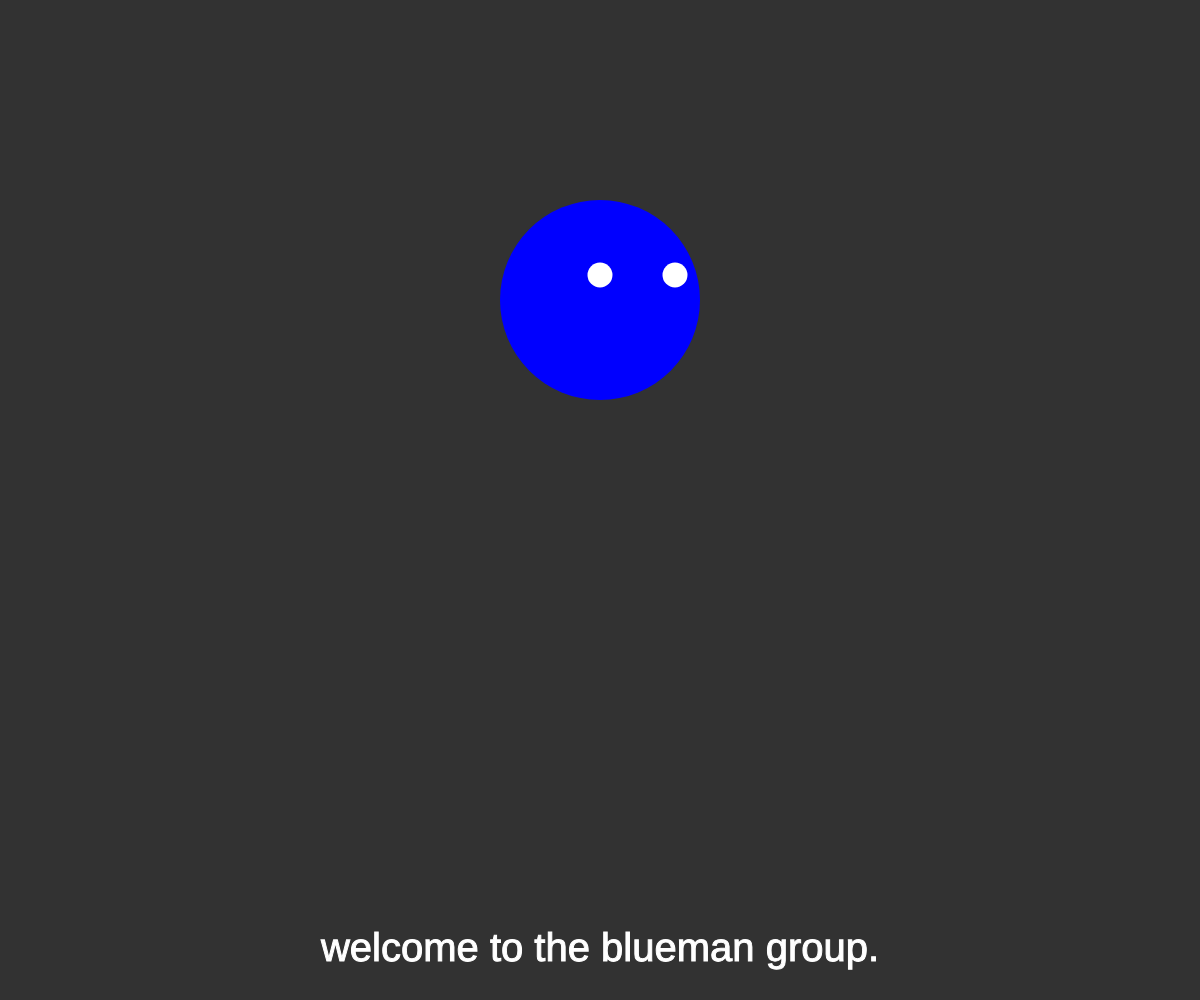
Frame 1 (no input)
Frame 60 (no input): identical to frame 1, image omitted
Frame 120 (the mouse pressed at the canvas centre since frame 60): identical to frame 1, image omitted

The p5.js sketch that drew this single still picture (run headless with seeded random() and noise() and a simulated clock; from frame 60 on, the mouse is pressed at the canvas centre):

// p5.js sketch
// ── sketch.js
/*
wk1_310
v1.
by Jon Darling
characters sketch
Interactive Story
*/

//function setup() {
//	createCanvas(windowWidth, windowHeight);
//    textSize(40);    
//}
//
////global variables
//var blueX = 200;
//var blueY = 300;
//var blueSize = 200;
//var blueEyeSize = 100;
//
//var story
//
//
//function draw() {
//   
//   
//    
//     background(233);
//    
//    
//    // blueman character 
//   
//    fill ("blue");
//    stroke(0);
//	ellipse(blueX + blueEyeSize * 3, blueY - blueEyeSize, blueEyeSize);  // left eye
//	ellipse(blueX, blueY - blueEyeSize, blueEyeSize); 		// right eye
//	
//    
//    
//    //eyes
//    fill ('white');
//    ellipse(220, 300, 20);
//    ellipse(180, 300, 20);
//    	
//    // 2nd character
//    
//    stroke("black")
//    strokeWeight(2)
//   
//    
//    
////    text("checking text function." width/2, height - 50);
//    
//    // owen example
//    
//    fill ("yellow");
//    arc(600, 300, 200, 200, 0, PI);
//    fill (233);
//  
//
//    
//   
//}

// global variables
var blueX = 600;
var blueY = 300;
var blueSize = 200;
var blueEyeSize = blueSize / 8;

var bananaX = 600;
var bananaY = 100;
var bananaSize = 100;

var story = "welcome to the blueman group.";
var storyX;
var storyY;

function setup() {
	createCanvas(windowWidth, windowHeight);
	textSize(40);
	textAlign(CENTER, CENTER);
	storyX = width / 2;
	storyY = height - 50;
}

function draw() {
	background(50);
	
	// first character blueHead
	fill('blue');
	noStroke();
	ellipse(blueX, blueY, blueSize);  	// body
    
	fill ('white');
	noStroke();
	ellipse(blueX + blueEyeSize * 3, blueY - blueEyeSize, blueEyeSize);  // left eye
	ellipse(blueX, blueY - blueEyeSize, blueEyeSize); 		// right eye
	
//	// second character banana
//	fill('yellow');
//	noStroke();
//	arc(bananaX, bananaY, bananaSize, bananaSize, -HALF_PI, HALF_PI); // banana background
//	fill(50);
//	arc(bananaX, bananaY, bananaSize / 2, bananaSize, -HALF_PI, HALF_PI); // banana foreground
//	noFill();
//	stroke(0);
//	arc(bananaX, bananaY, bananaSize * 3/4, bananaSize, -HALF_PI, HALF_PI); // banana contour
	
	stroke(255);
	text(story, storyX, storyY);
}



// ── style.css
body {
  font-family: Helvetica;
  margin: 0;
  padding: 0;
  background-color: aliceblue;
  color: green;
}
